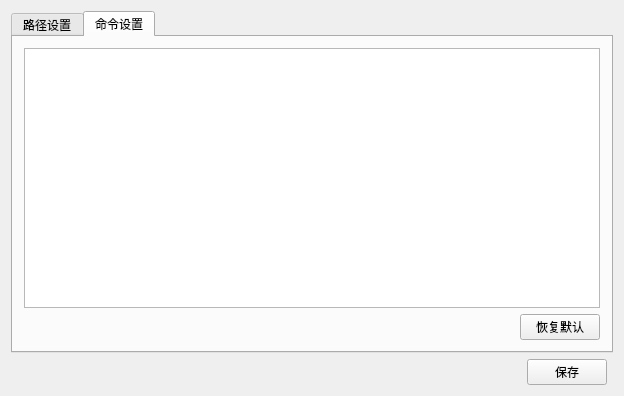
<?xml version="1.0" encoding="UTF-8"?>
<ui version="4.0">
 <class>Preferences</class>
 <widget class="QWidget" name="Preferences">
  <property name="windowModality">
   <enum>Qt::ApplicationModal</enum>
  </property>
  <property name="geometry">
   <rect>
    <x>0</x>
    <y>0</y>
    <width>624</width>
    <height>396</height>
   </rect>
  </property>
  <property name="windowTitle">
   <string>首选项</string>
  </property>
  <property name="windowIcon">
   <iconset>
    <normaloff>:/FusionStudio/Resources/System_Preferences_128px_1175167_easyicon.net.ico</normaloff>:/FusionStudio/Resources/System_Preferences_128px_1175167_easyicon.net.ico</iconset>
  </property>
  <layout class="QGridLayout" name="gridLayout">
   <item row="3" column="0">
    <spacer name="horizontalSpacer">
     <property name="orientation">
      <enum>Qt::Horizontal</enum>
     </property>
     <property name="sizeHint" stdset="0">
      <size>
       <width>40</width>
       <height>20</height>
      </size>
     </property>
    </spacer>
   </item>
   <item row="3" column="1">
    <widget class="QPushButton" name="pushButton_Save">
     <property name="text">
      <string>保存</string>
     </property>
    </widget>
   </item>
   <item row="0" column="0" colspan="3">
    <widget class="QTabWidget" name="tabWidget">
     <property name="currentIndex">
      <number>1</number>
     </property>
     <widget class="QWidget" name="tab">
      <attribute name="title">
       <string>路径设置</string>
      </attribute>
      <layout class="QGridLayout" name="gridLayout_2">
       <item row="0" column="2" colspan="3">
        <widget class="QLineEdit" name="lineEdit_InstallPath"/>
       </item>
       <item row="1" column="2" colspan="3">
        <widget class="QLineEdit" name="lineEdit_BinPath"/>
       </item>
       <item row="3" column="2" colspan="3">
        <widget class="QLineEdit" name="lineEdit_LibPath"/>
       </item>
       <item row="0" column="5">
        <widget class="QPushButton" name="pushButton_Browser1">
         <property name="text">
          <string>浏览</string>
         </property>
        </widget>
       </item>
       <item row="7" column="2">
        <spacer name="horizontalSpacer_2">
         <property name="orientation">
          <enum>Qt::Horizontal</enum>
         </property>
         <property name="sizeHint" stdset="0">
          <size>
           <width>40</width>
           <height>20</height>
          </size>
         </property>
        </spacer>
       </item>
       <item row="3" column="0">
        <widget class="QLabel" name="label_5">
         <property name="text">
          <string>Lib目录:</string>
         </property>
        </widget>
       </item>
       <item row="0" column="0">
        <widget class="QLabel" name="label_3">
         <property name="text">
          <string>Install目录:</string>
         </property>
        </widget>
       </item>
       <item row="1" column="0">
        <widget class="QLabel" name="label_4">
         <property name="text">
          <string>Bin目录:</string>
         </property>
        </widget>
       </item>
       <item row="1" column="5">
        <widget class="QPushButton" name="pushButton_Browser2">
         <property name="text">
          <string>浏览</string>
         </property>
        </widget>
       </item>
       <item row="3" column="5">
        <widget class="QPushButton" name="pushButton_Browser3">
         <property name="text">
          <string>浏览</string>
         </property>
        </widget>
       </item>
       <item row="7" column="3">
        <widget class="QPushButton" name="pushButton_ComponemtCheck">
         <property name="text">
          <string>组件校验</string>
         </property>
        </widget>
       </item>
       <item row="4" column="0">
        <widget class="QLabel" name="label">
         <property name="text">
          <string>组件状态:</string>
         </property>
        </widget>
       </item>
       <item row="4" column="2" rowspan="3" colspan="4">
        <widget class="QPlainTextEdit" name="plainTextEdit_ComponentState">
         <property name="readOnly">
          <bool>true</bool>
         </property>
        </widget>
       </item>
       <item row="5" column="0">
        <spacer name="verticalSpacer">
         <property name="orientation">
          <enum>Qt::Vertical</enum>
         </property>
         <property name="sizeHint" stdset="0">
          <size>
           <width>20</width>
           <height>40</height>
          </size>
         </property>
        </spacer>
       </item>
       <item row="7" column="5">
        <widget class="QPushButton" name="pushButton_PathSetDefault">
         <property name="text">
          <string>默认目录</string>
         </property>
        </widget>
       </item>
      </layout>
     </widget>
     <widget class="QWidget" name="tab_3">
      <attribute name="title">
       <string>命令设置</string>
      </attribute>
      <layout class="QGridLayout" name="gridLayout_4">
       <item row="1" column="1">
        <widget class="QPushButton" name="pushButton_ScriptsSetDefault">
         <property name="text">
          <string>恢复默认</string>
         </property>
        </widget>
       </item>
       <item row="1" column="0">
        <spacer name="horizontalSpacer_4">
         <property name="orientation">
          <enum>Qt::Horizontal</enum>
         </property>
         <property name="sizeHint" stdset="0">
          <size>
           <width>40</width>
           <height>20</height>
          </size>
         </property>
        </spacer>
       </item>
       <item row="0" column="0" colspan="2">
        <widget class="QTableView" name="tableView">
         <attribute name="horizontalHeaderCascadingSectionResizes">
          <bool>true</bool>
         </attribute>
        </widget>
       </item>
      </layout>
     </widget>
    </widget>
   </item>
  </layout>
 </widget>
 <layoutdefault spacing="6" margin="11"/>
 <resources>
  <include location="fusionstudio.qrc"/>
 </resources>
 <connections>
  <connection>
   <sender>pushButton_Browser1</sender>
   <signal>clicked()</signal>
   <receiver>Preferences</receiver>
   <slot>Browser1()</slot>
   <hints>
    <hint type="sourcelabel">
     <x>571</x>
     <y>50</y>
    </hint>
    <hint type="destinationlabel">
     <x>617</x>
     <y>25</y>
    </hint>
   </hints>
  </connection>
  <connection>
   <sender>pushButton_Browser2</sender>
   <signal>clicked()</signal>
   <receiver>Preferences</receiver>
   <slot>Browser2()</slot>
   <hints>
    <hint type="sourcelabel">
     <x>595</x>
     <y>79</y>
    </hint>
    <hint type="destinationlabel">
     <x>618</x>
     <y>77</y>
    </hint>
   </hints>
  </connection>
  <connection>
   <sender>pushButton_Browser3</sender>
   <signal>clicked()</signal>
   <receiver>Preferences</receiver>
   <slot>Browser3()</slot>
   <hints>
    <hint type="sourcelabel">
     <x>583</x>
     <y>114</y>
    </hint>
    <hint type="destinationlabel">
     <x>619</x>
     <y>120</y>
    </hint>
   </hints>
  </connection>
  <connection>
   <sender>pushButton_ComponemtCheck</sender>
   <signal>clicked()</signal>
   <receiver>Preferences</receiver>
   <slot>checkComponent()</slot>
   <hints>
    <hint type="sourcelabel">
     <x>404</x>
     <y>347</y>
    </hint>
    <hint type="destinationlabel">
     <x>618</x>
     <y>336</y>
    </hint>
   </hints>
  </connection>
  <connection>
   <sender>pushButton_PathSetDefault</sender>
   <signal>clicked()</signal>
   <receiver>Preferences</receiver>
   <slot>setDefaultPath()</slot>
   <hints>
    <hint type="sourcelabel">
     <x>477</x>
     <y>348</y>
    </hint>
    <hint type="destinationlabel">
     <x>617</x>
     <y>304</y>
    </hint>
   </hints>
  </connection>
  <connection>
   <sender>pushButton_Save</sender>
   <signal>clicked()</signal>
   <receiver>Preferences</receiver>
   <slot>save()</slot>
   <hints>
    <hint type="sourcelabel">
     <x>608</x>
     <y>397</y>
    </hint>
    <hint type="destinationlabel">
     <x>619</x>
     <y>248</y>
    </hint>
   </hints>
  </connection>
  <connection>
   <sender>pushButton_ScriptsSetDefault</sender>
   <signal>clicked()</signal>
   <receiver>Preferences</receiver>
   <slot>setDefaultScripts()</slot>
   <hints>
    <hint type="sourcelabel">
     <x>575</x>
     <y>346</y>
    </hint>
    <hint type="destinationlabel">
     <x>618</x>
     <y>186</y>
    </hint>
   </hints>
  </connection>
 </connections>
 <slots>
  <slot>Browser1()</slot>
  <slot>Browser2()</slot>
  <slot>Browser3()</slot>
  <slot>checkComponent()</slot>
  <slot>setDefaultPath()</slot>
  <slot>creatEnvironmentVariable()</slot>
  <slot>save()</slot>
  <slot>Exit()</slot>
  <slot>setDefaultScripts()</slot>
 </slots>
</ui>
